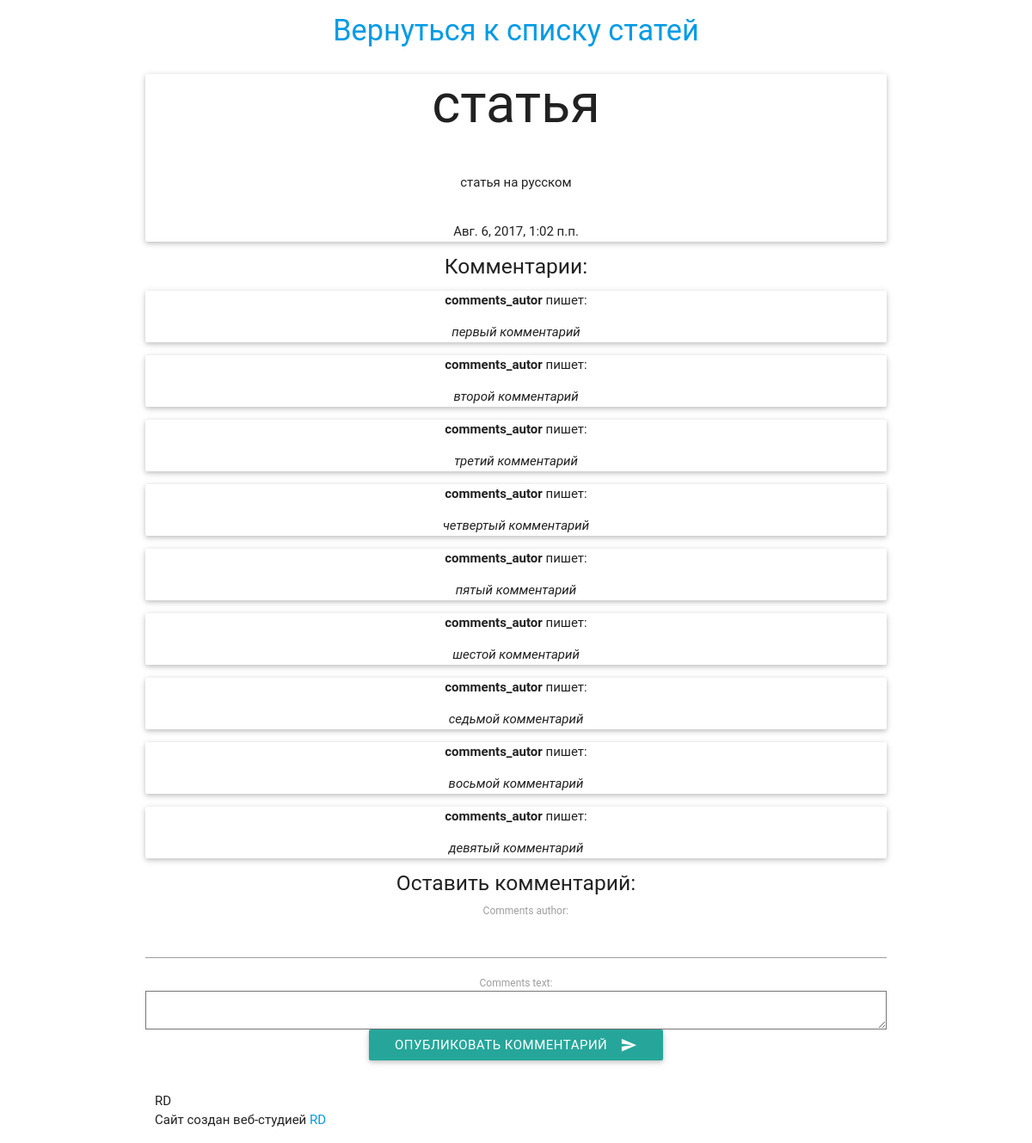
Before: /article/2/ with the older database file.
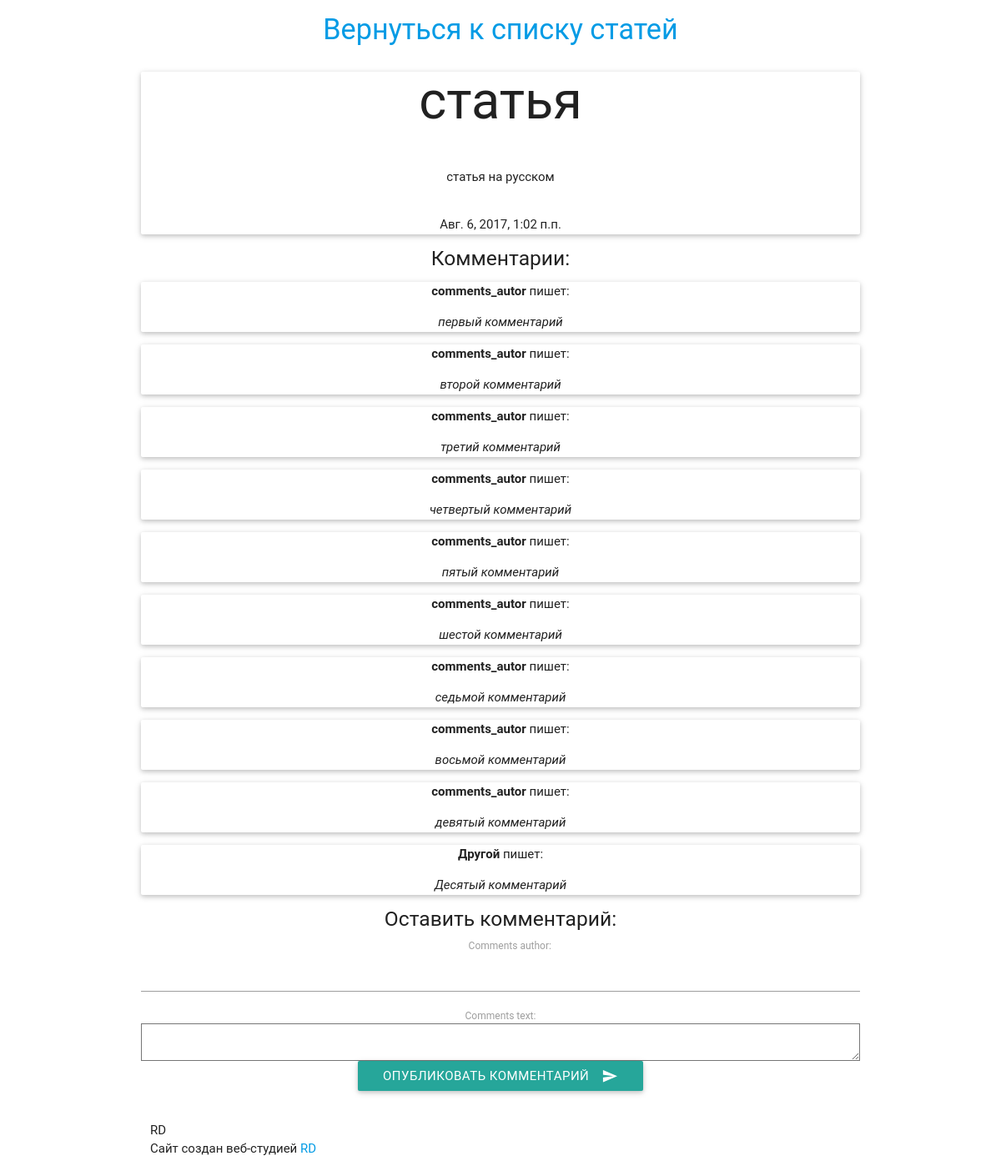
After: the same page with the newer database file.
### comments/models.py (models this page shows, shortened)
class Article(models.Model):
    article_title = models.CharField(max_length=200)
    article_text = models.TextField()
    article_date = models.DateTimeField()
    article_likes = models.IntegerField(default=0)
    timestamp = models.DateTimeField(auto_now_add=True, auto_now=False, null=True)

class Comments(models.Model):
    comments_text = models.TextField()
    comments_article = models.ForeignKey(Article)
    comments_author = models.CharField(max_length=120)

### comments/views.py (the view)
# urls.py: url(r'article/(?P<article_id>\d+)/$', views.article, name='article'),
def article(request, article_id=1):
	args = Article.objects.get(id=article_id)
	comment = Comments.objects.filter(comments_article_id=article_id)
	form = CommentForm(request.POST or None)
	args = {
		'args': args,
		'form': form,
		'comment': comment,
	}
	return render(request, 'comments/article.html/', args)

### comments/forms.py
class CommentForm(ModelForm):
	class Meta:
		model = Comments
		fields = ('comments_author', 'comments_text')

### comments/templates/comments/article.html (shortened to what this page needs)
{% extends "base.html" %}
{% block content %}
    <div class="container">
<div class="row" align="center">
<h4><a href="/articles/">Вернуться к списку статей</a></h4>
          <div class="card">
              <span class="card-title"><h1>{{ args.article_title }}</h1></span>
            <div class="card-content">
              <p>{{ args.article_text }}</p>
            </div>
			    <p>{{ args.timestamp }}</p>
      </div>
<h5>Комментарии:</h5>
{% for comments in comment %}
<div class="card">
    <p><b>{{ comments.comments_author }}</b> пишет:</p>
    <p><i>{{ comments.comments_text }}</i></p>
</div>
{% endfor %}
<h5>Оставить комментарий:</h5>
<div class="col sm4"></div>
<form method='POST' action='/article/addcomment/{{ args.id }}/' enctype='multipart/form-data' class="col-sm-6 col-sm-offset-3" align='center'>
{{ form }}
  <button class="btn waves-effect waves-light" type="submit" name="action">Опубликовать комментарий
    <i class="material-icons right">send</i>
  </button>
</form>
<div class="col sm4" align="center">
</div>
</div>
    </div>
{% endblock content %}

### comments/templates/comments/base.html (shortened to what this page needs)
{% load staticfiles %}
{% load materialize %}
 <html lang="en">
 <head>
      <link type="text/css" rel="stylesheet" href="css/materialize.min.css"  media="screen,projection"/>
    </head>
    {% include 'head_css.html' %}
{% block content %}
{% endblock content %}
<footer class="footer">
      <div class="container">
        <p class="text-muted">RD<br>
        Сайт создан веб-студией  <a target="_blank" href="http://yourprofit.me/" class="link">RD</a></p>
 </div>
</footer>
   <body>
    </body>
</html>

### comments/templates/comments/head_css.html
{% load staticfiles %}
    <link href="{% static 'css/materialize.min.css' %}" rel="stylesheet">

### comments/templates/comments/javascript.html (shortened to what this page needs)
 {% load staticfiles %}

Changed rows visible on the page:
added Comments: comments_author "Другой", comments_text "Десятый комментарий"
